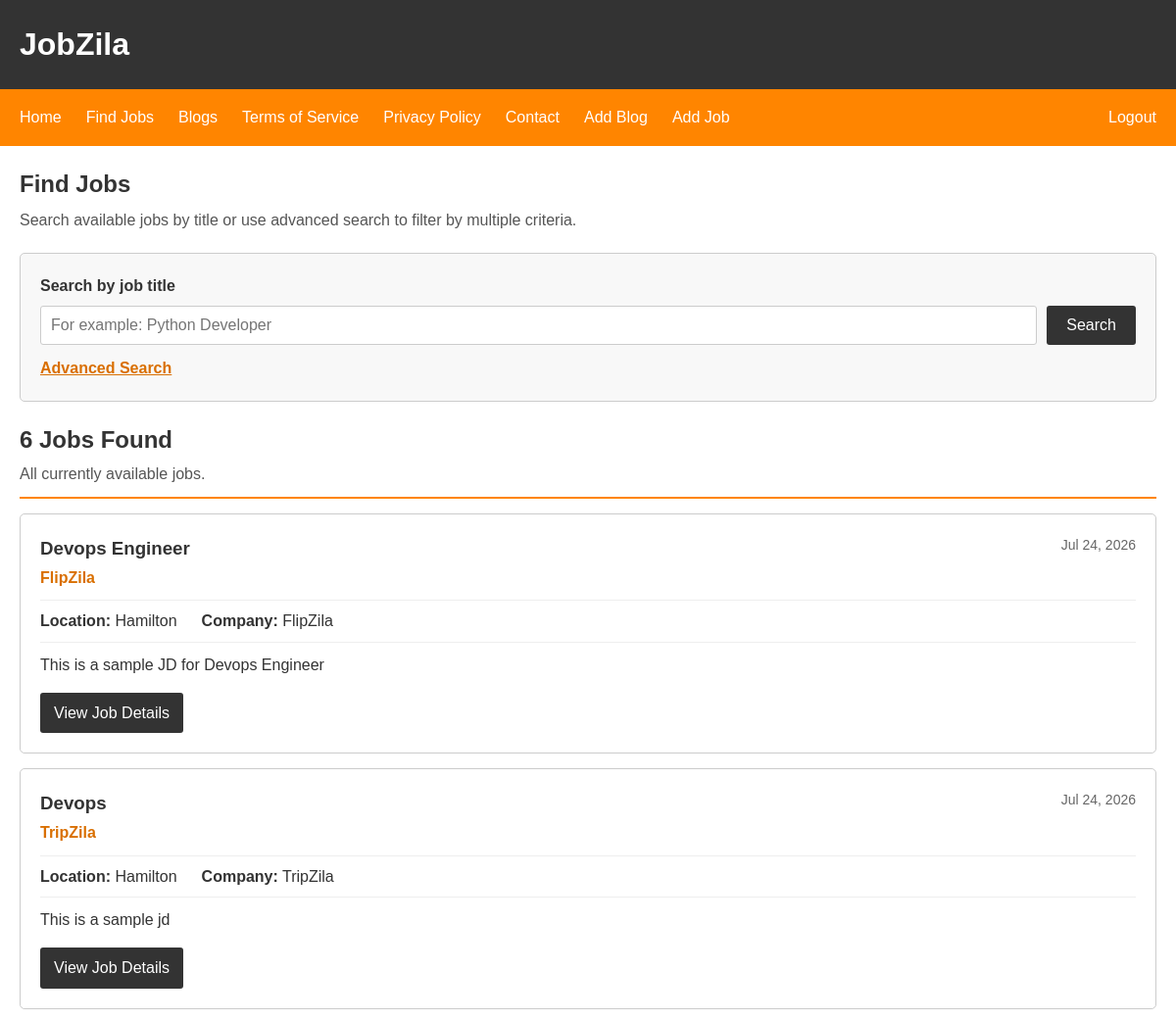
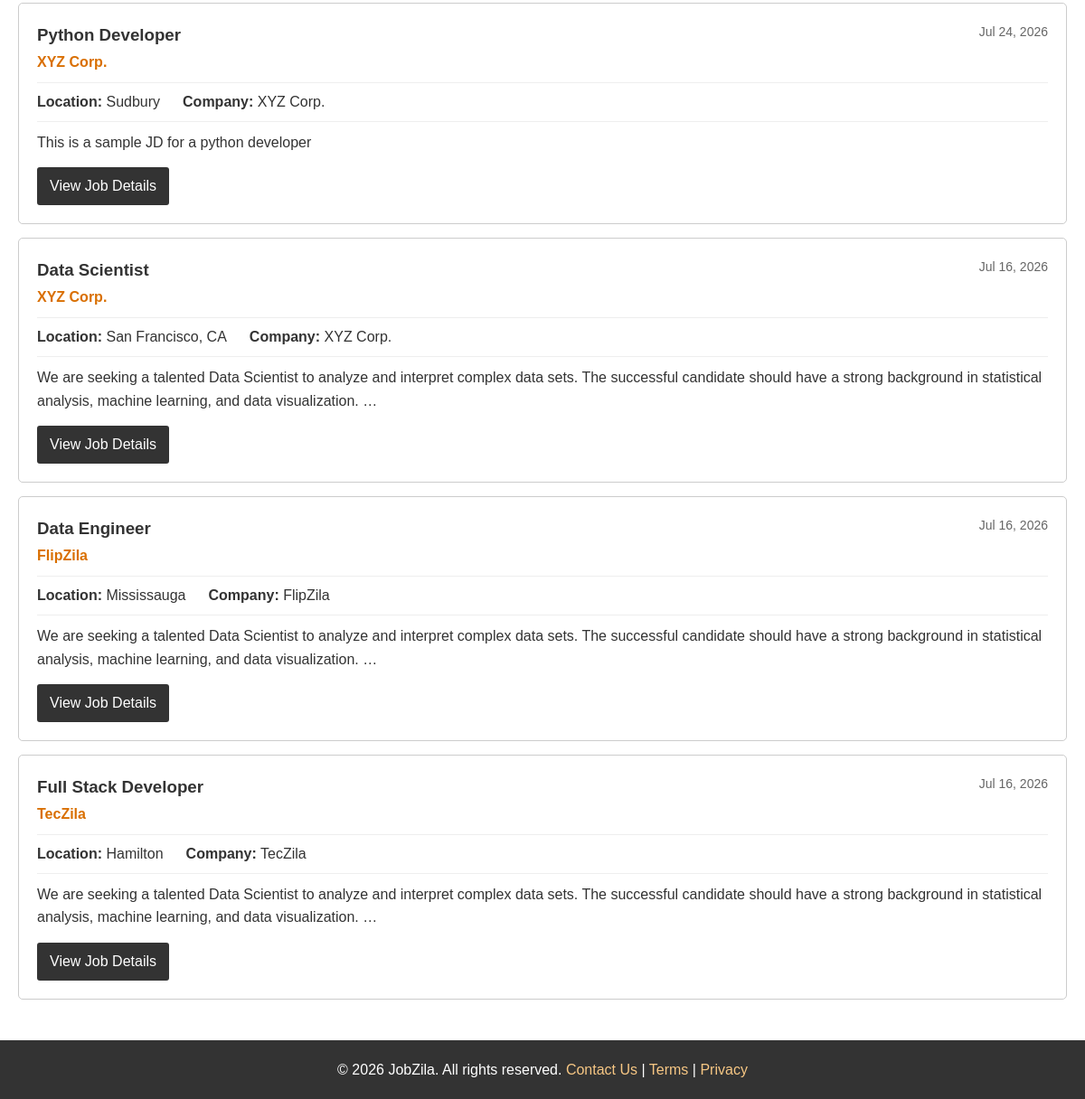
The app's page /jobs/ (signed in) with its own data (2 pictures, top to bottom).
### jobs/models.py (models this page shows, shortened)
class Job(models.Model):
    title = models.CharField(max_length=200)
    company = models.CharField(max_length=100)
    location = models.CharField(max_length=100)
    description = models.TextField()
    apply_link = models.URLField(blank=True, null=True)
    created_at = models.DateTimeField(auto_now_add=True)
    posted_by = models.ForeignKey(User, on_delete=models.CASCADE, null=True, blank=True)

### jobs/views.py (the view, shortened to what this page needs)
# urls.py: path("", views.job_list, name="job_list"),
def job_list(request):
    quick_search = request.GET.get("q", "").strip()
    title = request.GET.get("title", "").strip()
    company = request.GET.get("company", "").strip()
    location = request.GET.get("location", "").strip()
    keyword = request.GET.get("keyword", "").strip()
    sort = request.GET.get("sort", "newest")
    jobs = Job.objects.all()
    if quick_search:
        jobs = jobs.filter(title__icontains=quick_search)
    if title:
        jobs = jobs.filter(title__icontains=title)
    if company:
        jobs = jobs.filter(company__icontains=company)
    if location:
        jobs = jobs.filter(location__icontains=location)
    if sort == "oldest":
        jobs = jobs.order_by("created_at")
    elif sort == "title":
        jobs = jobs.order_by("title")
    elif sort == "company":
        jobs = jobs.order_by("company")
    else:
        jobs = jobs.order_by("-created_at")
    advanced_search_active = any(
        [
            title,
            company,
            location,
            keyword,
            sort != "newest",
        ]
    )
    context = {
        "jobs": jobs,
        "quick_search": quick_search,
        "title_search": title,
        "company_search": company,
        "location_search": location,
        "keyword_search": keyword,
        "sort": sort,
        "advanced_search_active": advanced_search_active,
        "result_count": jobs.count(),
    }
    return render(request, "jobs/job_list.html", context)

### jobs/templates/jobs/job_list.html (shortened to what this page needs)
{% extends "sharedpage.html" %}
{% block main %}
<section class="jobs-search-section">
    <div class="jobs-search-header">
        <h2>Find Jobs</h2>
        <p>
            Search available jobs by title or use advanced search
            to filter by multiple criteria.
        </p>
    </div>
    <div class="job-search-box">
        <form
            method="GET"
            action="{% url 'jobs:job_list' %}"
            class="quick-search-form"
        >
            <label for="quick-search">Search by job title</label>
            <div class="quick-search-row">
                <input
                    type="search"
                    id="quick-search"
                    name="q"
                    value="{{ quick_search }}"
                    placeholder="For example: Python Developer"
                />
                <button type="submit">
                    Search
                </button>
            </div>
        </form>
        <button
            type="button"
            id="advanced-search-toggle"
            class="advanced-search-toggle"
            aria-expanded="{% if advanced_search_active %}true{% else %}false{% endif %}"
            aria-controls="advanced-search"
        >
            Advanced Search
        </button>
    </div>
    <div class="job-results-heading">
        <div>
            <h2>
                {{ result_count }}
                Job{{ result_count|pluralize }}
                Found
            </h2>
            {% if quick_search %}
                <p>
                    Results for job title:
                    <strong>{{ quick_search }}</strong>
                </p>
            {% elif advanced_search_active %}
                <p>Results matching your selected filters.</p>
            {% else %}
                <p>All currently available jobs.</p>
            {% endif %}
        </div>
    </div>
    <div class="jobs-results-list">
        {% for job in jobs %}
            <article class="job-result-card">
                <div class="job-result-top">
                    <div>
                        <h3>
                             {{ job.title }}
                        </h3>
                        <p class="job-company-name">
                            {{ job.company }}
                        </p>
                    </div>
                    <p class="job-posted-date">
                        {{ job.created_at|date:"M d, Y" }}
                    </p>
                </div>
                <div class="job-result-information">
                    <p>
                        <strong>Location:</strong>
                        {{ job.location }}
                    </p>
                    <p>
                        <strong>Company:</strong>
                        {{ job.company }}
                    </p>
                </div>
                <p class="job-result-description">
                    {{ job.description|truncatewords:30 }}
                </p>
                <a
                    class="view-job-link"
                >
                    View Job Details
                </a>
            </article>
        {% endfor %}
    </div>
</section>
{% endblock main %}

### static/css/styles.css (style rules this page uses)
* { margin: 0; padding: 0; box-sizing: border-box; }
html, body { min-height: 100%; }
body { min-height: 100vh; font-family: Arial, Helvetica, sans-serif; font-size: 16px; line-height: 1.6; color: #333; display: flex; flex-direction: column; }
.jobs-search-section { width: 100%; margin: 20px 20px 30px; }
.jobs-search-header { margin-bottom: 20px; }
.jobs-search-header h2 { margin-bottom: 5px; }
.jobs-search-header p { color: #555; }
.job-search-box { margin-bottom: 20px; padding: 20px; border: 1px solid #ccc; border-radius: 5px; background-color: #f8f8f8; }
.quick-search-form label { display: block; margin-bottom: 8px; font-weight: bold; }
.quick-search-row { display: flex; gap: 10px; }
.quick-search-row input { flex: 1; padding: 10px; border: 1px solid #ccc; border-radius: 3px; font-family: inherit; font-size: 16px; }
.quick-search-row button { background-color: #333; color: white; padding: 10px 20px; border: none; border-radius: 3px; font-family: inherit; font-size: 16px; cursor: pointer; }
.advanced-search-toggle { margin-top: 15px; padding: 0; border: none; background: transparent; color: #d96f00; font-family: inherit; font-size: 16px; font-weight: bold; text-decoration: underline; cursor: pointer; }
.job-results-heading { display: flex; justify-content: space-between; align-items: center; gap: 20px; margin-bottom: 15px; padding-bottom: 10px; border-bottom: 2px solid #ff8500; }
.job-results-heading h2 { margin-bottom: 3px; }
.job-results-heading p { color: #555; }
.jobs-results-list { width: 100%; }
.job-result-card { margin-bottom: 15px; padding: 20px; border: 1px solid #ccc; border-radius: 5px; background-color: white; }
.job-result-top { display: flex; justify-content: space-between; align-items: flex-start; gap: 20px; margin-bottom: 10px; }
.job-result-card h3 { margin-bottom: 2px; }
.job-company-name { color: #d96f00; font-weight: bold; }
.job-posted-date { flex-shrink: 0; color: #666; font-size: 14px; }
.job-result-information { display: flex; flex-wrap: wrap; gap: 25px; margin-bottom: 10px; padding: 8px 0; border-top: 1px solid #eee; border-bottom: 1px solid #eee; }
.job-result-description { margin-bottom: 15px; }
.view-job-link { display: inline-block; background-color: #333; color: white; padding: 8px 14px; border-radius: 3px; text-decoration: none; }

### records on screen
Job: title "Devops Engineer", company "FlipZila", created_at "Jul 24, 2026", location "Hamilton", description "This is a sample JD for Devops Engineer"
Job: title "Devops", company "TripZila", created_at "Jul 24, 2026", location "Hamilton", description "This is a sample jd"
Job: title "Python Developer", company "XYZ Corp.", created_at "Jul 24, 2026", location "Sudbury", description "This is a sample JD for a python developer"
Job: title "Data Scientist", company "XYZ Corp.", created_at "Jul 16, 2026", location "San Francisco, CA", description "We are seeking a talented Data Scientist to analyze and interpret complex data sets. The successful candidate should have a strong background in statistical analysis, machine learning, and data visualization. …"
Job: title "Data Engineer", company "FlipZila", created_at "Jul 16, 2026", location "Mississauga", description "We are seeking a talented Data Scientist to analyze and interpret complex data sets. The successful candidate should have a strong background in statistical analysis, machine learning, and data visualization. …"
Job: title "Full Stack Developer", company "TecZila", created_at "Jul 16, 2026", location "Hamilton", description "We are seeking a talented Data Scientist to analyze and interpret complex data sets. The successful candidate should have a strong background in statistical analysis, machine learning, and data visualization. …"

### other values on screen
{{ result_count }} "6"
